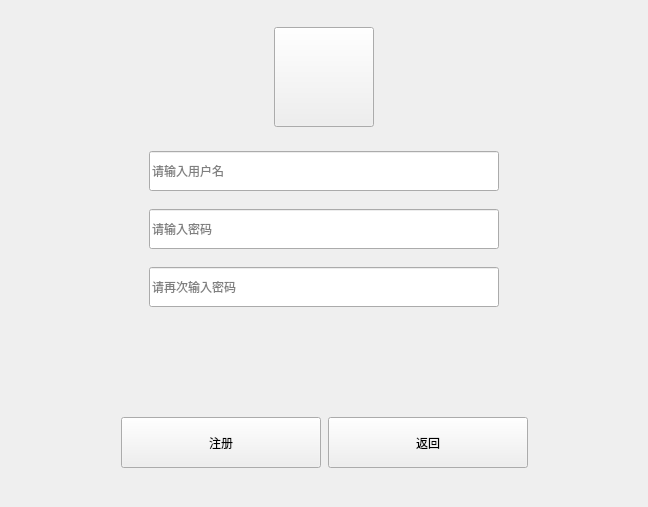
<?xml version="1.0" encoding="UTF-8"?>
<ui version="4.0">
 <class>registWidget</class>
 <widget class="QWidget" name="registWidget">
  <property name="geometry">
   <rect>
    <x>0</x>
    <y>0</y>
    <width>648</width>
    <height>507</height>
   </rect>
  </property>
  <property name="windowTitle">
   <string>Form</string>
  </property>
  <property name="styleSheet">
   <string notr="true"/>
  </property>
  <layout class="QVBoxLayout" name="verticalLayout_4">
   <property name="leftMargin">
    <number>0</number>
   </property>
   <property name="topMargin">
    <number>0</number>
   </property>
   <property name="rightMargin">
    <number>0</number>
   </property>
   <property name="bottomMargin">
    <number>0</number>
   </property>
   <item>
    <widget class="QWidget" name="widget" native="true">
     <property name="bodySkin" stdset="0">
      <bool>true</bool>
     </property>
     <layout class="QVBoxLayout" name="verticalLayout_2">
      <item>
       <spacer name="verticalSpacer_3">
        <property name="orientation">
         <enum>Qt::Orientation::Vertical</enum>
        </property>
        <property name="sizeType">
         <enum>QSizePolicy::Policy::Fixed</enum>
        </property>
        <property name="sizeHint" stdset="0">
         <size>
          <width>20</width>
          <height>18</height>
         </size>
        </property>
       </spacer>
      </item>
      <item>
       <layout class="QHBoxLayout" name="horizontalLayout_2">
        <item>
         <spacer name="horizontalSpacer_2">
          <property name="orientation">
           <enum>Qt::Orientation::Horizontal</enum>
          </property>
          <property name="sizeHint" stdset="0">
           <size>
            <width>40</width>
            <height>20</height>
           </size>
          </property>
         </spacer>
        </item>
        <item>
         <widget class="QPushButton" name="headBtn">
          <property name="sizePolicy">
           <sizepolicy hsizetype="Preferred" vsizetype="Preferred">
            <horstretch>0</horstretch>
            <verstretch>0</verstretch>
           </sizepolicy>
          </property>
          <property name="minimumSize">
           <size>
            <width>100</width>
            <height>100</height>
           </size>
          </property>
          <property name="maximumSize">
           <size>
            <width>100</width>
            <height>100</height>
           </size>
          </property>
          <property name="styleSheet">
           <string notr="true"/>
          </property>
          <property name="text">
           <string/>
          </property>
          <property name="icon">
           <iconset resource="../../../resource/res.qrc">
            <normaloff>:/image/logo.png</normaloff>:/image/logo.png</iconset>
          </property>
          <property name="iconSize">
           <size>
            <width>100</width>
            <height>100</height>
           </size>
          </property>
         </widget>
        </item>
        <item>
         <spacer name="horizontalSpacer_3">
          <property name="orientation">
           <enum>Qt::Orientation::Horizontal</enum>
          </property>
          <property name="sizeType">
           <enum>QSizePolicy::Policy::Expanding</enum>
          </property>
          <property name="sizeHint" stdset="0">
           <size>
            <width>40</width>
            <height>20</height>
           </size>
          </property>
         </spacer>
        </item>
       </layout>
      </item>
      <item>
       <spacer name="verticalSpacer">
        <property name="orientation">
         <enum>Qt::Orientation::Vertical</enum>
        </property>
        <property name="sizeType">
         <enum>QSizePolicy::Policy::Fixed</enum>
        </property>
        <property name="sizeHint" stdset="0">
         <size>
          <width>20</width>
          <height>18</height>
         </size>
        </property>
       </spacer>
      </item>
      <item>
       <layout class="QVBoxLayout" name="verticalLayout">
        <property name="spacing">
         <number>18</number>
        </property>
        <item>
         <layout class="QHBoxLayout" name="horizontalLayout">
          <property name="spacing">
           <number>0</number>
          </property>
          <item>
           <spacer name="horizontalSpacer_6">
            <property name="orientation">
             <enum>Qt::Orientation::Horizontal</enum>
            </property>
            <property name="sizeHint" stdset="0">
             <size>
              <width>40</width>
              <height>20</height>
             </size>
            </property>
           </spacer>
          </item>
          <item>
           <widget class="QLineEdit" name="nameInput">
            <property name="sizePolicy">
             <sizepolicy hsizetype="Fixed" vsizetype="Fixed">
              <horstretch>0</horstretch>
              <verstretch>0</verstretch>
             </sizepolicy>
            </property>
            <property name="minimumSize">
             <size>
              <width>350</width>
              <height>40</height>
             </size>
            </property>
            <property name="maximumSize">
             <size>
              <width>350</width>
              <height>40</height>
             </size>
            </property>
            <property name="inputMask">
             <string/>
            </property>
            <property name="placeholderText">
             <string>请输入用户名</string>
            </property>
           </widget>
          </item>
          <item>
           <spacer name="horizontalSpacer_7">
            <property name="orientation">
             <enum>Qt::Orientation::Horizontal</enum>
            </property>
            <property name="sizeHint" stdset="0">
             <size>
              <width>40</width>
              <height>20</height>
             </size>
            </property>
           </spacer>
          </item>
         </layout>
        </item>
        <item>
         <layout class="QHBoxLayout" name="horizontalLayout_4">
          <property name="spacing">
           <number>0</number>
          </property>
          <item>
           <spacer name="horizontalSpacer_8">
            <property name="orientation">
             <enum>Qt::Orientation::Horizontal</enum>
            </property>
            <property name="sizeHint" stdset="0">
             <size>
              <width>40</width>
              <height>20</height>
             </size>
            </property>
           </spacer>
          </item>
          <item>
           <widget class="QLineEdit" name="passwordInput">
            <property name="sizePolicy">
             <sizepolicy hsizetype="Fixed" vsizetype="Fixed">
              <horstretch>0</horstretch>
              <verstretch>0</verstretch>
             </sizepolicy>
            </property>
            <property name="minimumSize">
             <size>
              <width>350</width>
              <height>40</height>
             </size>
            </property>
            <property name="maximumSize">
             <size>
              <width>350</width>
              <height>40</height>
             </size>
            </property>
            <property name="focusPolicy">
             <enum>Qt::FocusPolicy::WheelFocus</enum>
            </property>
            <property name="inputMask">
             <string/>
            </property>
            <property name="text">
             <string/>
            </property>
            <property name="placeholderText">
             <string>请输入密码</string>
            </property>
           </widget>
          </item>
          <item>
           <spacer name="horizontalSpacer_9">
            <property name="orientation">
             <enum>Qt::Orientation::Horizontal</enum>
            </property>
            <property name="sizeHint" stdset="0">
             <size>
              <width>40</width>
              <height>20</height>
             </size>
            </property>
           </spacer>
          </item>
         </layout>
        </item>
        <item>
         <layout class="QHBoxLayout" name="horizontalLayout_5">
          <property name="spacing">
           <number>0</number>
          </property>
          <item>
           <spacer name="horizontalSpacer_10">
            <property name="orientation">
             <enum>Qt::Orientation::Horizontal</enum>
            </property>
            <property name="sizeHint" stdset="0">
             <size>
              <width>40</width>
              <height>20</height>
             </size>
            </property>
           </spacer>
          </item>
          <item>
           <widget class="QLineEdit" name="passwordReInput">
            <property name="sizePolicy">
             <sizepolicy hsizetype="Fixed" vsizetype="Fixed">
              <horstretch>0</horstretch>
              <verstretch>0</verstretch>
             </sizepolicy>
            </property>
            <property name="minimumSize">
             <size>
              <width>350</width>
              <height>40</height>
             </size>
            </property>
            <property name="maximumSize">
             <size>
              <width>350</width>
              <height>40</height>
             </size>
            </property>
            <property name="inputMask">
             <string/>
            </property>
            <property name="placeholderText">
             <string>请再次输入密码</string>
            </property>
           </widget>
          </item>
          <item>
           <spacer name="horizontalSpacer_11">
            <property name="orientation">
             <enum>Qt::Orientation::Horizontal</enum>
            </property>
            <property name="sizeHint" stdset="0">
             <size>
              <width>40</width>
              <height>20</height>
             </size>
            </property>
           </spacer>
          </item>
         </layout>
        </item>
       </layout>
      </item>
      <item>
       <widget class="QLabel" name="label">
        <property name="text">
         <string/>
        </property>
       </widget>
      </item>
      <item>
       <layout class="QHBoxLayout" name="horizontalLayout_3">
        <property name="spacing">
         <number>7</number>
        </property>
        <item>
         <spacer name="horizontalSpacer_4">
          <property name="orientation">
           <enum>Qt::Orientation::Horizontal</enum>
          </property>
          <property name="sizeHint" stdset="0">
           <size>
            <width>40</width>
            <height>20</height>
           </size>
          </property>
         </spacer>
        </item>
        <item>
         <widget class="QPushButton" name="registBtn">
          <property name="sizePolicy">
           <sizepolicy hsizetype="Fixed" vsizetype="Fixed">
            <horstretch>0</horstretch>
            <verstretch>0</verstretch>
           </sizepolicy>
          </property>
          <property name="minimumSize">
           <size>
            <width>200</width>
            <height>51</height>
           </size>
          </property>
          <property name="maximumSize">
           <size>
            <width>200</width>
            <height>51</height>
           </size>
          </property>
          <property name="text">
           <string>注册</string>
          </property>
         </widget>
        </item>
        <item>
         <widget class="QPushButton" name="backBtn">
          <property name="sizePolicy">
           <sizepolicy hsizetype="Fixed" vsizetype="Fixed">
            <horstretch>0</horstretch>
            <verstretch>0</verstretch>
           </sizepolicy>
          </property>
          <property name="minimumSize">
           <size>
            <width>200</width>
            <height>51</height>
           </size>
          </property>
          <property name="maximumSize">
           <size>
            <width>200</width>
            <height>51</height>
           </size>
          </property>
          <property name="text">
           <string>返回</string>
          </property>
         </widget>
        </item>
        <item>
         <spacer name="horizontalSpacer_5">
          <property name="orientation">
           <enum>Qt::Orientation::Horizontal</enum>
          </property>
          <property name="sizeHint" stdset="0">
           <size>
            <width>40</width>
            <height>20</height>
           </size>
          </property>
         </spacer>
        </item>
       </layout>
      </item>
      <item>
       <spacer name="verticalSpacer_2">
        <property name="orientation">
         <enum>Qt::Orientation::Vertical</enum>
        </property>
        <property name="sizeType">
         <enum>QSizePolicy::Policy::Fixed</enum>
        </property>
        <property name="sizeHint" stdset="0">
         <size>
          <width>20</width>
          <height>30</height>
         </size>
        </property>
       </spacer>
      </item>
     </layout>
    </widget>
   </item>
  </layout>
 </widget>
 <resources>
  <include location="../../../resource/res.qrc"/>
  <include location="../../../resource/res.qrc"/>
 </resources>
 <connections/>
</ui>
